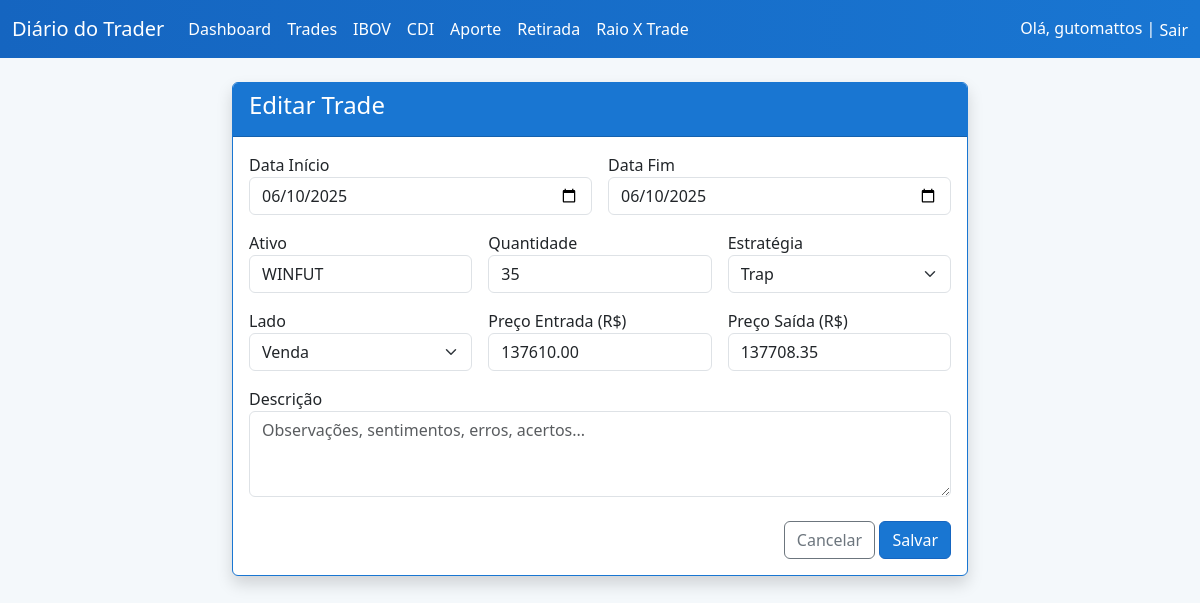
Screenshot of /trades/editar/4/ (signed in) with the database file from the repository.
### core/models.py (models this page shows, shortened)
class Trade(models.Model):
    LADOS = [
        ("COMPRA", "Compra"),
        ("VENDA", "Venda"),
    ]
    STATUS_CHOICES = [
        ("ABERTO", "Aberto"),
        ("FINALIZADO", "Finalizado"),
    ]
    usuario = models.ForeignKey(User, on_delete=models.CASCADE)
    data_inicio = models.DateField()
    data_fim = models.DateField(blank=True, null=True)
    ativo = models.CharField(max_length=20)
    quant = models.IntegerField()
    estrategia = models.ForeignKey(Estrategia, on_delete=models.PROTECT)
    lado = models.CharField(max_length=10, choices=LADOS)
    preco_entrada = models.DecimalField(max_digits=12, decimal_places=2)
    preco_saida = models.DecimalField(max_digits=12, decimal_places=2, blank=True, null=True)
    descricao = models.TextField(blank=True)
    status = models.CharField(max_length=12, choices=STATUS_CHOICES, default="FINALIZADO")

class Estrategia(models.Model):
    nome = models.CharField(max_length=20, unique=True)
    ordem = models.PositiveIntegerField(default=0)
    class Meta:
        ordering = ['ordem', 'nome']

### core/views.py (the view, shortened to what this page needs)
# urls.py: path('trades/editar/<int:trade_id>/', views.trade_edit, name='trade_edit'),
@login_required
def trade_edit(request, trade_id):
    trade = get_object_or_404(Trade, id=trade_id, usuario=request.user)
    estrategias = Estrategia.objects.all()
    return render(request, 'core/trade_form.html', {'trade': trade, 'editando': True, 'estrategias': estrategias})

### templates/core/trade_form.html (shortened to what this page needs)
{% extends 'core/base.html' %}
{% block content %}
<div class="row justify-content-center">
  <div class="col-md-8">
    <div class="card shadow">
      <div class="card-header">
        <h4>{% if editando %}Editar Trade{% else %}Novo Trade{% endif %}</h4>
      </div>
      <div class="card-body">
        <form method="post">
          <div class="row g-3">
            <div class="col-md-6">
              <label>Data Início</label>
              <input type="date" name="data_inicio" class="form-control" required value="{{ trade.data_inicio|date:'Y-m-d' }}">
            </div>
            <div class="col-md-6">
              <label>Data Fim</label>
              <input type="date" name="data_fim" class="form-control" value="{{ trade.data_fim|date:'Y-m-d' }}">
            </div>
            <div class="col-md-4">
              <label>Ativo</label>
              <input type="text" name="ativo" class="form-control" required value="{{ trade.ativo }}">
            </div>
            <div class="col-md-4">
              <label>Quantidade</label>
              <input type="number" name="quant" class="form-control" required value="{{ trade.quant }}">
            </div>
            <div class="col-md-4">
              <label>Estratégia</label>
              <select name="estrategia" class="form-select" required>
                {% for est in estrategias %}
                  <option value="{{ est.nome }}" {% if trade.estrategia.nome == est.nome %}selected{% endif %}>{{ est.nome }}</option>
                {% endfor %}
              </select>
            </div>
            <div class="col-md-4">
              <label>Lado</label>
              <select name="lado" class="form-select" required>
                <option value="VENDA" {% if trade.lado == 'VENDA' %}selected{% endif %}>Venda</option>
              </select>
            </div>
            <div class="col-md-4">
              <label>Preço Entrada (R$)</label>
              <input type="number" step="0.01" name="preco_entrada" class="form-control" required value="{{ trade.preco_entrada }}">
            </div>
            <div class="col-md-4">
              <label>Preço Saída (R$)</label>
              <input type="number" step="0.01" name="preco_saida" class="form-control" value="{{ trade.preco_saida }}">
            </div>
            <div class="col-md-12">
              <label>Descrição</label>
              <textarea name="descricao" class="form-control" rows="3" placeholder="Observações, sentimentos, erros, acertos...">{{ trade.descricao }}</textarea>
            </div>
          </div>
          <div class="mt-4 text-end">
            <a href="/trades/" class="btn btn-outline-secondary">Cancelar</a>
            <button type="submit" class="btn btn-primary">Salvar</button>
          </div>
        </form>
      </div>
    </div>
  </div>
</div>
{% endblock %}

### templates/core/base.html (shortened to what this page needs)
<!DOCTYPE html>
<html lang="pt-br">
<head>
    <link href="https://cdn.jsdelivr.net/npm/bootstrap@5.3.2/dist/css/bootstrap.min.css" rel="stylesheet">
    <link rel="stylesheet" href="https://cdnjs.cloudflare.com/ajax/libs/font-awesome/6.4.0/css/all.min.css">
</head>
<body>
<nav class="navbar navbar-expand-lg mb-4">
  <div class="container-fluid">
    <a class="navbar-brand" href="/">Diário do Trader</a>
    <div class="collapse navbar-collapse">
      <ul class="navbar-nav me-auto mb-2 mb-lg-0">
        <li class="nav-item"><a class="nav-link" href="/dashboard/">Dashboard</a></li>
        <li class="nav-item"><a class="nav-link" href="/trades/">Trades</a></li>
        <li class="nav-item"><a class="nav-link" href="/ibov/">IBOV</a></li>
        <li class="nav-item"><a class="nav-link" href="/cdi/">CDI</a></li>
        <li class="nav-item"><a class="nav-link" href="/aporte/">Aporte</a></li>
        <li class="nav-item"><a class="nav-link" href="/retirada/">Retirada</a></li>
        <li class="nav-item"><a class="nav-link" href="{% url 'raio_x_trade' %}">Raio X Trade</a></li>
      </ul>
      <span class="navbar-text">
        {% if user.is_authenticated %}
          Olá, {{ user.username }} |
          <form action="/logout/" method="post" style="display:inline;">
            <button type="submit" class="nav-link d-inline p-0 btn btn-link" style="padding:0;">Sair</button>
          </form>
        {% else %}
          <a href="/login/" class="nav-link d-inline p-0">Entrar</a>
        {% endif %}
      </span>
    </div>
  </div>
</nav>
<div class="container">
    {% block content %}{% endblock %}
</div>
</body>
</html>

### templates/core/base.html (style rules this page uses)
body { background: #f4f8fb; }
.navbar { background: linear-gradient(90deg, #1565c0 0%, #1976d2 100%); }
.navbar-brand, .nav-link, .navbar-text { color: #fff !important; }
.btn-primary { background-color: #1976d2; border-color: #1565c0; }
.card { border: 1px solid #1976d2; }
.card-header { background: #1976d2; color: #fff; }

### rows the page displays
Trade: data_inicio "06/10/2025", data_fim "06/10/2025", ativo "WINFUT", quant "35", estrategia "Trap", lado "Venda", preco_entrada "137610.00", preco_saida "137708.35"

### other values shown
{{ user.username }} "gutomattos"
